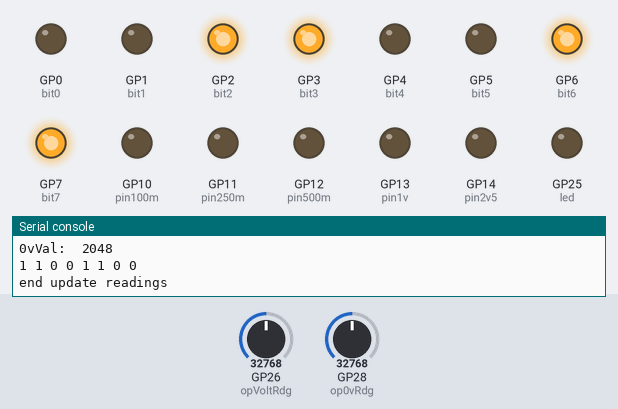
Simulated run of this program. Board: Raspberry Pi Pico running MicroPython. Parts: output pins drawn as LEDs (lit = HIGH), the last lines printed to the serial console. The test bench sets the inputs (shaded band); at power-on: GP28 (op0vRdg) = 32768, GP26 (opVoltRdg) = 32768 (analog values on the 0–65535 scale). Pins used as bus, display or sensor lines are not drawn.

Above: at 1.2 s.
1.3 s: GP28 (op0vRdg) set to 32784
At 2.1 s:
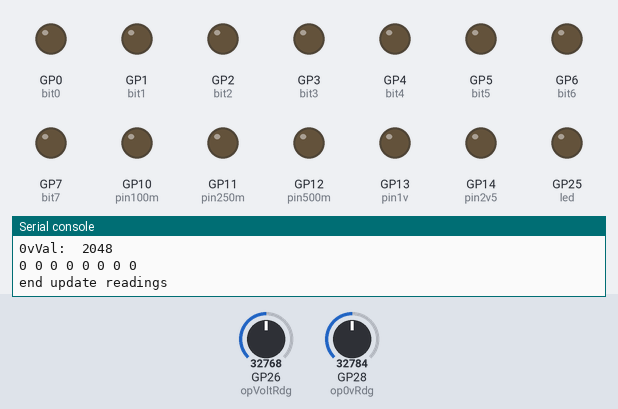
2.9 s: GP26 (opVoltRdg) set to 32624
At 3.3 s:
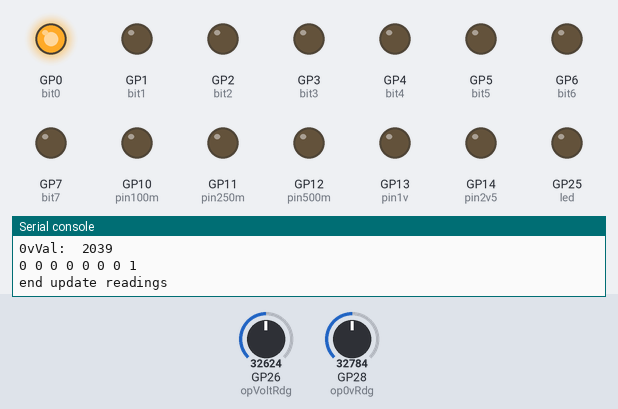
4.5 s: GP26 (opVoltRdg) set to 19660
At 5.8 s:
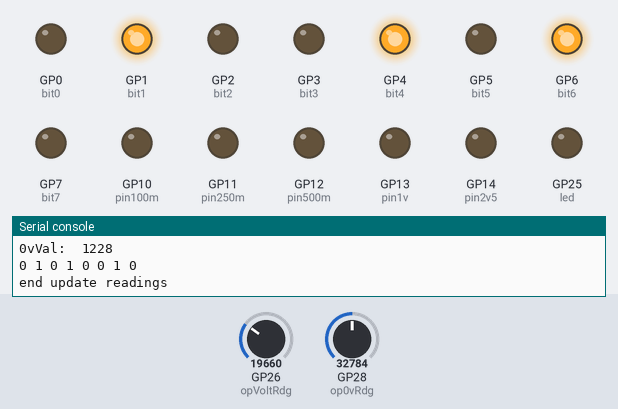
6.1 s: GP28 (op0vRdg) set to 32767
At 7.0 s:
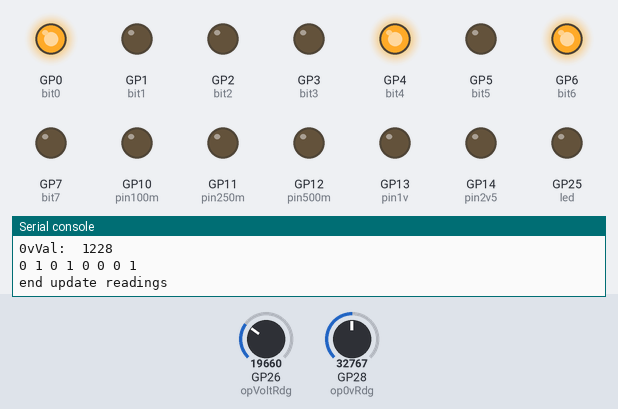
7.7 s: GP26 (opVoltRdg) set to 19632
At 8.2 s:
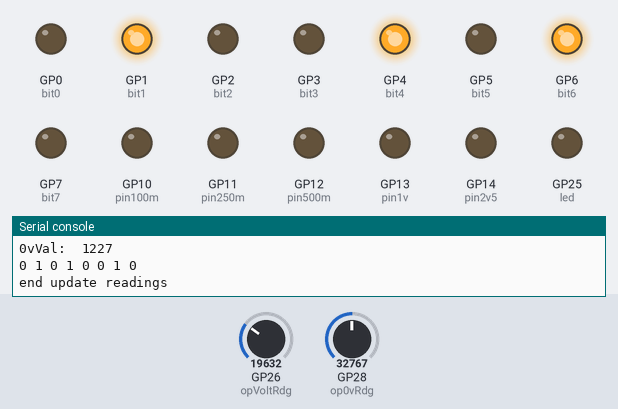
9.3 s: GP28 (op0vRdg) set to 45874
At 10.6 s:
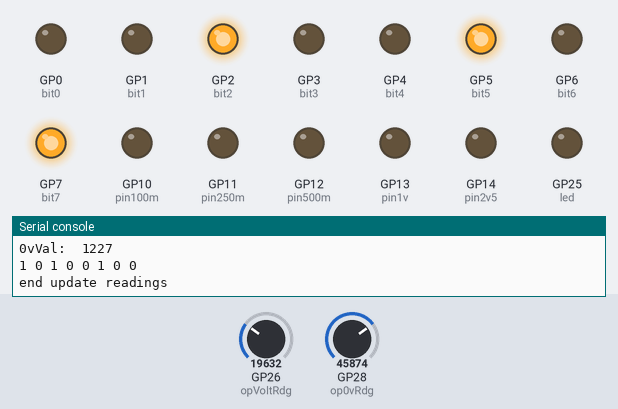
Timing chart, 0 to 11.9 s (numbered marks = the images above; inputs shaded):
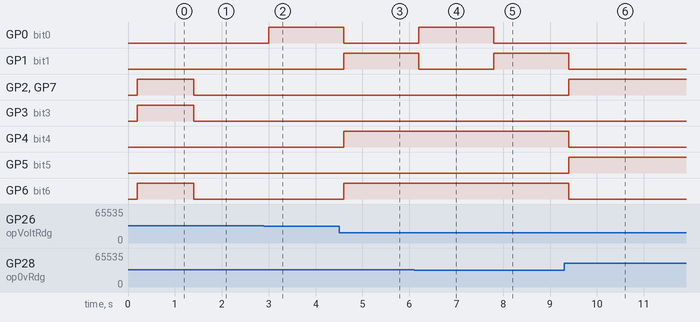

The program:

cal-meter.py
```python
# _________________________________________
#/                                         \
#| Nothing much to see here.  This is just |
#| a program that uses the voltage pot to  |
#| read in ADC values, scales them to      |
#| useable values then writes these to the |
#| DAC so that the settings for each       |
#| graticule position can be easily        |
#| obtained.                               |
#\                                         /
# -----------------------------------------
#        \   ^__^
#         \  (oo)\_______
#            (__)\       )\/\
#                ||----w |
#                ||     ||
#


#initialisation
import array
import machine
import utime
from machine import Pin, Timer

# set gpio23 high for continuous PWM SMPS operation.
modeSmps = Pin(23, Pin.OUT)
modeSmps.value(1)

# An 8-bit R2R ladder DAC is used to drive the meter via a
# single transistor V->I converter
# Range of meter is 0 to 1mA
bit0 = Pin(0, Pin.OUT)
bit1 = Pin(1, Pin.OUT)
bit2 = Pin(2, Pin.OUT)
bit3 = Pin(3, Pin.OUT)
bit4 = Pin(4, Pin.OUT)
bit5 = Pin(5, Pin.OUT)
bit6 = Pin(6, Pin.OUT)
bit7 = Pin(7, Pin.OUT)

led = Pin(25, Pin.OUT)


# ADC Channels
#=============
# direct reading of output voltage
opVoltRdg = machine.ADC(0)
# current is read as a voltage across a 0.3 ohm resistor
opCurrRdg = machine.ADC(1)
# 0v output is measured to offset various physical effects
op0vRdg = machine.ADC(2)

# meter range indication leds
pin100m = Pin(10,  Pin.OUT)
pin250m = Pin(11,  Pin.OUT)
pin500m = Pin(12, Pin.OUT)
pin1v   = Pin(13, Pin.OUT)
pin2v5  = Pin(14, Pin.OUT)
pin5v   = Pin(15, Pin.OUT)
pin10v  = Pin(16, Pin.OUT)


pin25v  = Pin(17, Pin.OUT)
pin50v  = Pin(18, Pin.OUT)

# GPIO Pin 21 is used to detect current limit mode.
# Input = 0 when current limit is active.
pinILim = Pin(21, Pin.IN)
# GPIO Pin 20 drives the red front panel Imode LED to mirror the control board LED.
PinIlimFlag = Pin(20, Pin.OUT)
# GPIO Pin 22 compliments to indicate voltage mode.
PinVoltsFlag = Pin(22, Pin.OUT)

# GPIO Pin 19 is the power indicator.
PinPwr = Pin(19, Pin.OUT)

# onboard led (channel 25) is used to indicate how much time the processor is
# spending awake.  If it never switches off, slow down the scheduling timer.
led.value(0)

# timer used to schedule measurements / update
meterUpdateTim = Timer()

### Aliases for the indicator lamps ###
RANGE_INDICATOR_LAMP_100m = 0x001
RANGE_INDICATOR_LAMP_250m = 0x002
RANGE_INDICATOR_LAMP_500m = 0x004
RANGE_INDICATOR_LAMP_1 =    0x008
RANGE_INDICATOR_LAMP_2P5 =  0x010
RANGE_INDICATOR_LAMP_5 =    0x020
RANGE_INDICATOR_LAMP_10 =   0x040
RANGE_INDICATOR_LAMP_25 =   0x080
RANGE_INDICATOR_LAMP_50 =   0x100
RANGE_INDICATOR_LAMPS_ALL = 0x1FF
RANGE_INDICATOR_LAMPS_NONE = 0


### functions ###

############ meter update timer callback #############
#                   _            _    _           _       _    _______ _                  _______ _      _
#                  | |          | |  | |         | |     | |  |__   __(_)                |__   __(_)    | |
#    _ __ ___   ___| |_ ___ _ __| |  | |_ __   __| | __ _| |_ ___| |   _ _ __ ___   ___ _ __| |   _  ___| | __
#   | '_ ` _ \ / _ \ __/ _ \ '__| |  | | '_ \ / _` |/ _` | __/ _ \ |  | | '_ ` _ \ / _ \ '__| |  | |/ __| |/ /
#   | | | | | |  __/ ||  __/ |  | |__| | |_) | (_| | (_| | ||  __/ |  | | | | | | |  __/ |  | |  | | (__|   <
#   |_| |_| |_|\___|\__\___|_|   \____/| .__/ \__,_|\__,_|\__\___|_|  |_|_| |_| |_|\___|_|  |_|  |_|\___|_|\_\
#                                      | |
#                                      |_|
#
# Called periodically to monitor things and update indicators / meter position.
def meterUpdateTick(timer):
    led.high()
    print("start update readings")
    updateRdgs()  # and do everything else...
    print("end update readings")
    led.low()


#
############ driveMeterDAC ############
#        _      _           __  __      _            _____          _____
#       | |    (_)         |  \/  |    | |          |  __ \   /\   / ____|
#     __| |_ __ ___   _____| \  / | ___| |_ ___ _ __| |  | | /  \ | |
#    / _` | '__| \ \ / / _ \ |\/| |/ _ \ __/ _ \ '__| |  | |/ /\ \| |
#   | (_| | |  | |\ V /  __/ |  | |  __/ ||  __/ |  | |__| / ____ \ |____
#    \__,_|_|  |_| \_/ \___|_|  |_|\___|\__\___|_|  |_____/_/    \_\_____|
#
#
# Send a binary number out to the R-2R Digital to Analogue Converter which will
# drive the meter pointer to the required position. The value is masked to write
# out the drive value bit by bit.
#
def driveMeterDAC(dacValue=0):
    if (dacValue & 0x01 == 0):
        bit0.low()
    else:
        bit0.high()

    if (dacValue & 0x02 == 0):
        bit1.low()
    else:
        bit1.high()

    if (dacValue & 0x04 == 0):
        bit2.low()
    else:
        bit2.high()

    if (dacValue & 0x08 == 0):
        bit3.low()
    else:
        bit3.high()

    if (dacValue & 0x10 == 0):
        bit4.low()
    else:
        bit4.high()

    if (dacValue & 0x20 == 0):
        bit5.low()
    else:
        bit5.high()

    if (dacValue & 0x40 == 0):
        bit6.low()
    else:
        bit6.high()

    if (dacValue & 0x80 == 0):
        bit7.low()
    else:
        bit7.high()


############# updateRdgs ##############
#                  _       _       _____     _
#                 | |     | |     |  __ \   | |
#  _   _ _ __   __| | __ _| |_ ___| |__) |__| | __ _ ___
# | | | | '_ \ / _` |/ _` | __/ _ \  _  // _` |/ _` / __|
# | |_| | |_) | (_| | (_| | ||  __/ | \ \ (_| | (_| \__ \
#  \__,_| .__/ \__,_|\__,_|\__\___|_|  \_\__,_|\__, |___/
#       | |                                     __/ |
#       |_|                                    |___/
# Read and average the readings for output voltage, output current and
# the zero point from which both of those are referenced.
# Readings are held as integer values.
#
def updateRdgs():
    global opVarr
    global opIarr
    global op0varr

    # Read all three ADCs and shift to give range 0 - 4096.
    # All arrays are the same length so just using size of first array
    for i in range(len(opVarr)):
        opVarr[i] = opVoltRdg.read_u16()>>4
#        print("rdg ", i, " Val: ", opVarr[i])
        op0varr[i] = op0vRdg.read_u16()>>4

    # get averaged raw adc counts
    voltsVal = 0
    volt0Val = 0
    for i in range(len(opVarr)):
        voltsVal = voltsVal + opVarr[i]
        volt0Val = volt0Val + op0varr[i]

    # averaged raw output voltage adc count
    voltsVal = voltsVal / len(opVarr)
    voltsVal = int(voltsVal)

    # averaged raw 0V voltage adc count
    volt0Val = volt0Val / len(op0varr)
    volt0Val = int(volt0Val)

    # subtract 0v from output volts reading
    if voltsVal > volt0Val:
        voltsVal -= volt0Val
    else:
        print("op volt error")

    # divide by 10 because it's a big number, then write to the DAC.
    voltsVal = int(voltsVal / 10)
    if voltsVal < 220:
        driveMeterDAC(voltsVal)

    print("voltsVal: ", voltsVal)
    print("0vVal: ",volt0Val)
#    print("voltsOut: ", voltsOut)
#    print("meterVal: ", meterVal)

    print(bit7.value(),bit6.value(), bit5.value(), bit4.value(), bit3.value(), bit2.value(), bit1.value(), bit0.value())

#    print(" ")


############ main program ###########
#                    _
#                   (_)
#    _ __ ___   __ _ _ _ __    _ __  _ __ ___   __ _ _ __ __ _ _ __ ___
#   | '_ ` _ \ / _` | | '_ \  | '_ \| '__/ _ \ / _` | '__/ _` | '_ ` _ \
#   | | | | | | (_| | | | | | | |_) | | | (_) | (_| | | | (_| | | | | | |
#   |_| |_| |_|\__,_|_|_| |_| | .__/|_|  \___/ \__, |_|  \__,_|_| |_| |_|
#                             | |               __/ |
#                             |_|              |___/
#
opVoltRdg = machine.ADC(2)
opVarr = [0, 0, 0, 0, 0, 0, 0, 0]
op0vRdg = machine.ADC(0)
op0varr = [0, 0, 0, 0, 0, 0, 0, 0]
PinPwr.value(1) #power indicator

# The meter update timer schedules running of the meter update code.
# get it to run as fast as possible.
# Will likely need to slow it down if using print statements for testing.
#meterUpdateTim.init(freq=10, mode=Timer.PERIODIC, callback=meterUpdateTick)
meterUpdateTim.init(freq=5, mode=Timer.PERIODIC, callback=meterUpdateTick)
```

Measured:
- the behaviour switches between 32768 and 32784 on GP28 (op0vRdg) (found by bisection; images 0 and 1)
- the behaviour switches between 32640 and 32624 on GP26 (opVoltRdg) (found by bisection; images 1 and 2)
- the behaviour switches between 19648 and 19632 on GP26 (opVoltRdg) (found by bisection; images 4 and 5)
- after the input at 1.3 s, GP2 (bit2), GP3 (bit3), GP6 (bit6), GP7 (bit7): HIGH → LOW after 0.10 s
- after the input at 2.9 s, GP0 (bit0): LOW → HIGH after 0.10 s
- after the input at 4.5 s, GP0 (bit0): HIGH → LOW after 0.10 s; GP1 (bit1), GP4 (bit4), GP6 (bit6): LOW → HIGH after 0.10 s
- after the input at 6.1 s, GP0 (bit0): LOW → HIGH after 0.10 s; GP1 (bit1): HIGH → LOW after 0.10 s
- after the input at 7.7 s, GP0 (bit0): HIGH → LOW after 0.10 s; GP1 (bit1): LOW → HIGH after 0.10 s
- after the input at 9.3 s, GP1 (bit1), GP4 (bit4), GP6 (bit6): HIGH → LOW after 0.10 s; GP2 (bit2), GP5 (bit5), GP7 (bit7): LOW → HIGH after 0.10 s
